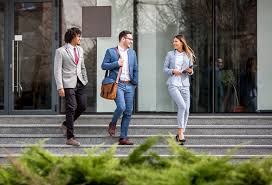
#> input picture HDC_Input.jpeg, 272 x 185 px, found by its file name
$ jupyter execute DetectionfromImage.ipynb
#> lines starting #> are read from the running program, lines starting #| are printed output that depends on the picture; after the words box and inside, x2 and y2 are one past the last pixel; in counts of white or black regions, pixels touching at a corner belong together
#> further down, image is the input picture: shape (185, 272, 3); mean B, G, R 92.7, 105.7, 105.4
[cell 1]
import cv2
import numpy as np
import imutils
import argparse

[cell 2]
HOGCV = cv2.HOGDescriptor()
HOGCV.setSVMDetector(cv2.HOGDescriptor_getDefaultPeopleDetector())

[cell 3]
def detect(frame):
    bounding_box_cordinates, weights =  HOGCV.detectMultiScale(frame, winStride = (4, 4), padding = (8, 8), scale = 1.03)
#> bounding_box_cordinates = [[34, 11, 73, 146], [87, 13, 74, 148], [146, 18, 69, 138]]; weights = [1.5, 1.12, 0.771]

    person = 1
    for x,y,w,h in bounding_box_cordinates:
        cv2.rectangle(frame, (x,y), (x+w,y+h), (0,255,0), 2)
        cv2.putText(frame, 'person {person}', (x,y), cv2.FONT_HERSHEY_SIMPLEX, 0.5, (0,0,255), 1)
        person += 1
#> this loop made 3 passes
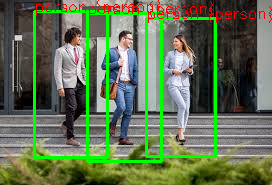
#> frame: shape (185, 272, 3); 8.83% of pixels changed, all inside (x1, y1, x2, y2) = (33, 0, 272, 163)
#> after the loop, person = 4

    cv2.putText(frame, 'Status : Detecting ', (40,40), cv2.FONT_HERSHEY_DUPLEX, 0.8, (255,0,0), 2)
    cv2.putText(frame, f'Total Persons : {person-1}', (40,70), cv2.FONT_HERSHEY_DUPLEX, 0.8, (255,0,0), 2)
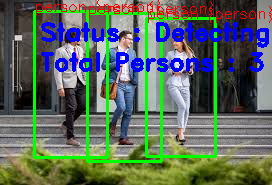
#> frame: shape (185, 272, 3); mean B, G, R 94.4, 106.3, 92
    cv2.imshow('output', frame)

    return frame

[cell 4]
image = cv2.imread("C:\Desktop\HDP 2.0\VirtualEnv\HDC_Input.jpeg")
image = imutils.resize(image, width = min(800, image.shape[1]))
result_image = detect(image)
cv2.waitKey(0)
cv2.destroyAllWindows()

$ run again, with HDInput.png saved as HDC_Input.jpeg
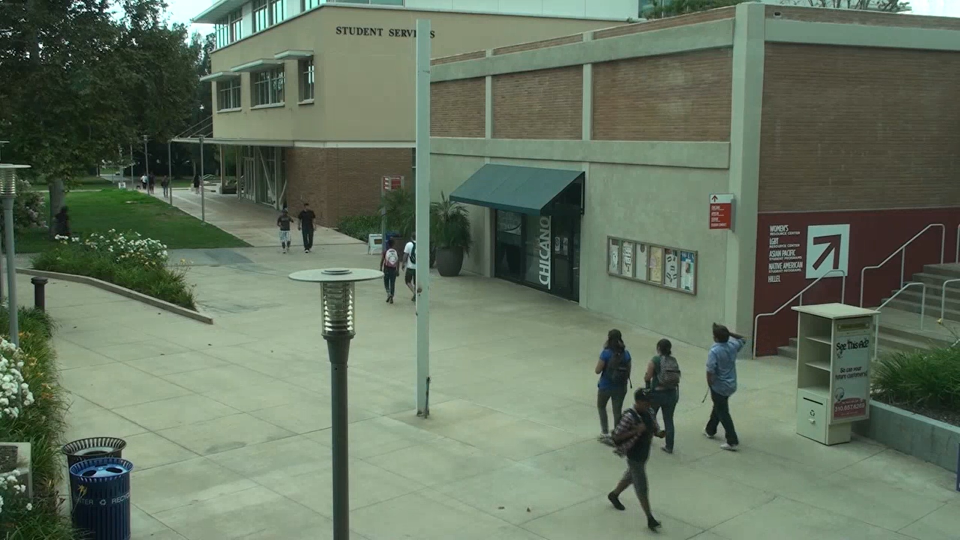
#> input picture HDInput.png, 1920 x 1080 px, found by its file name (shown at 1/2 size)
#> image is the input picture: shape (1080, 1920, 3); mean B, G, R 96.4, 115.4, 101.3
#> image: shape (450, 800, 3)
#> bounding_box_cordinates = [[216, 102, 66, 133], [293, 131, 73, 146], [246, 214, 68, 135], [477, 253, 69, 139], [566, 252, 73, 146], [519, 264, 71, 141], [470, 216, 123, 234], [529, 132, 143, 286]]; weights = [0.378, 1.26, 0.722, 2.07, 3.71, 2.35, 0.563, 0.284]
#> the loop in detect, `for x,y,w,h in bounding_box_cordinates:` made 8 passes
#> after the loop in detect, `for x,y,w,h in bounding_box_cordinates:`:
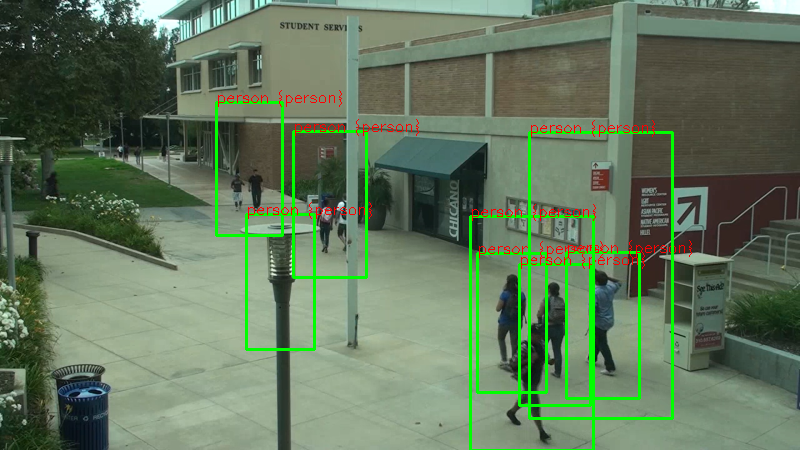
#> frame: shape (450, 800, 3); mean B, G, R 92.5, 118.9, 98.7
#> after the loop in detect, `for x,y,w,h in bounding_box_cordinates:`: person = 9
#> in detect, `cv2.putText(frame, f'Total Persons : {person-1}', (40,70), cv2.FONT_HE..`:
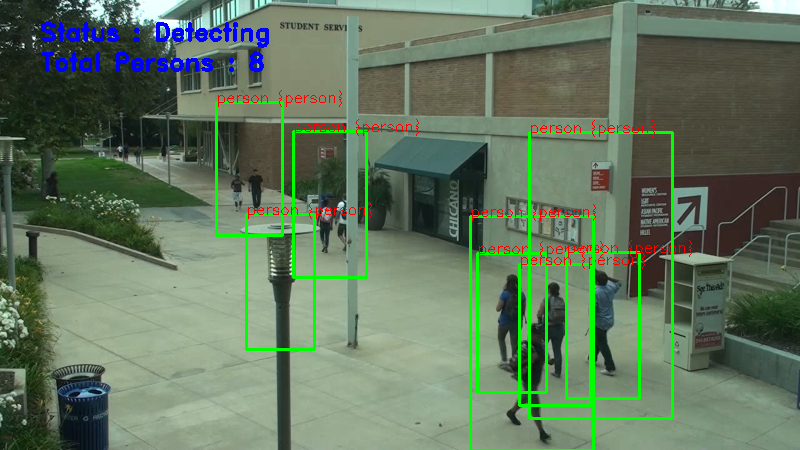
#> frame: shape (450, 800, 3); mean B, G, R 94.2, 117.9, 97.9
